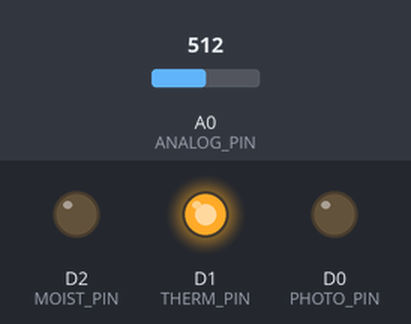
Recording of a sketch running on a simulated ESP8266 (NodeMCU). On the bench: output pins drawn as LEDs (lit = HIGH). Inputs (shaded band) come from the test bench; at power-on: A0 (ANALOG_PIN) = 512. WiFi joins after 1.5 s; servers stay silent unless stated; uploads are accepted with an empty reply; what the sketch prints to the serial monitor is not drawn.

Above: at 1.52 s.
At 1.62 s:
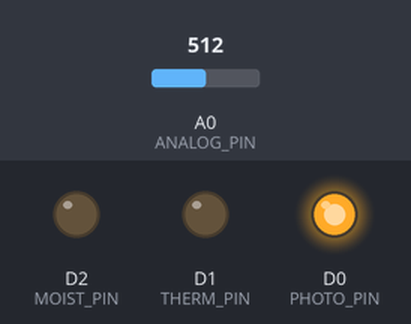
At 11.8 s:
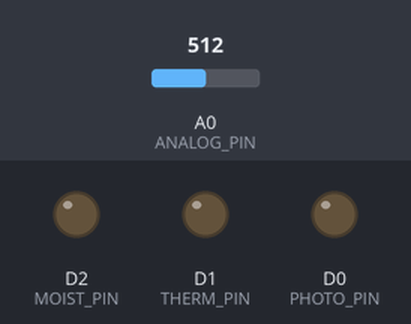
At 22.17 s:
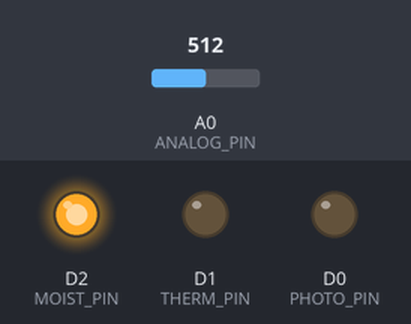
Timing chart, 0 to 28.1 s (numbered marks = the images above):
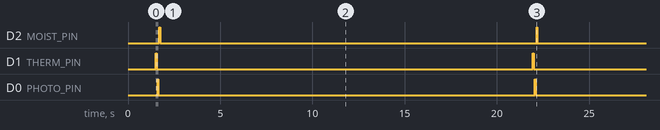

Measured:
- by itself, D2 (MOIST_PIN), D1 (THERM_PIN), D0 (PHOTO_PIN): alternates HIGH for 0.05 s and LOW for 20.4 s
- by itself, everything shown: repeats every 20.5 s, in 4 steps

The sketch:

WaterPlants.ino
```cpp
/*
    This sketch establishes a TCP connection to a firebase exchange service.
    It sends a sensor data as a string and expects back an integer for minutes to water
    (if it is less than or equal to 0, dont water)
*/

#ifndef STASSID
#define STASSID "008BE4"
#define STAPSK  "6BULACC393199"
#endif

#include <Arduino.h>
#include <ESP8266WiFi.h>
#include <ESP8266HTTPClient.h>
#include <WiFiClientSecureBearSSL.h>

const int ANALOG_PIN = A0; // The only analog pin on the Thing
const int MOIST_PIN = D2; // Digital pin to be read
const int THERM_PIN = D1; // Digital pin to be read
const int PHOTO_PIN = D0; // Digital pin to be read

void setup() {

  initHardware();
  Serial.println(F("\n\r* * * ESP BOOT * * *"));
  Serial.println(F("WiFi begin!"));
  WiFi.mode(WIFI_STA);
  WiFi.begin(STASSID, STAPSK);

  while (WiFi.status() != WL_CONNECTED) {
    delay(500);
    Serial.print(".");
  }

  Serial.println(F("\n\rWiFi connected!"));
}

void test() {
  std::unique_ptr<BearSSL::WiFiClientSecure>client(new BearSSL::WiFiClientSecure);
  client->setInsecure();
  HTTPClient https;

  if (https.begin(*client, "http://httpbin.org/post")) {  // HTTPS //"https://us-central1-garden-alpha.cloudfunctions.net/exchange"
    Serial.println("[HTTPS] POST...");
    https.addHeader("Content-Type", "text/plain");

    String package = create_package();
    Serial.println(package);
    int httpCode = https.POST(package);

    // httpCode will be negative on error
    if (httpCode > 0) {
      // HTTP header has been send and Server response header has been handled
      Serial.printf("[HTTPS] POST... code: %d\n", httpCode);
      // file found at server?
      if (httpCode == HTTP_CODE_OK) {
        String payload = https.getString();
        Serial.println(String("[HTTPS] Received payload: ") + payload);
      }
    } else {
      Serial.printf("[HTTPS] POST... failed, error: %s\n\r", https.errorToString(httpCode).c_str());
    }

    https.end();
  } else {
    Serial.printf("[HTTPS] Unable to connect\n\r");
  }
}
void initHardware()
{
  Serial.begin(115200);
  pinMode(THERM_PIN, OUTPUT);
  pinMode(PHOTO_PIN, OUTPUT);
  pinMode(MOIST_PIN, OUTPUT);
  // Don't need to set ANALOG_PIN as input,
  // that's all it can be.
}
String create_package(){

  String s = "{";

  digitalWrite(THERM_PIN, HIGH);
  delay(50);
  s += "\"therm\":";
  s += String(get_resistance());
  s += ",";
  digitalWrite(THERM_PIN, LOW);
  delay(50);

  digitalWrite(PHOTO_PIN, HIGH);
  delay(50);
  s += "\"photo\":";
  s += String(get_linear_photo(get_resistance(), 60.0,1.0));
  s += ",";
  digitalWrite(PHOTO_PIN, LOW);
  delay(50);

  digitalWrite(MOIST_PIN, HIGH);
  delay(50);
  s += "\"moist\":";
  s += String(get_resistance());
  digitalWrite(MOIST_PIN, LOW);


  s+="}";
  return s;
}

//returns resistance of sensor in units of k-ohm
float get_resistance(){

  return 10.0*(1024.0/analogRead(ANALOG_PIN)-1);

}

//max and min resistance are calibration points. They are values we see at very bright and very dark
float get_linear_photo(float photo_resistance, float max_resistance, float min_resistance){
  float b = log(max_resistance);
  float m = log(min_resistance/max_resistance)/100;

  return (log(photo_resistance)-b)/m;
}

float get_linear_therm(float therm_resistance, float ref1, float temp1, float ref2, float temp2){
  float m = (temp2 - temp1) / (ref2 - ref1);
  float b = temp2 - m*ref1;

  return m*therm_resistance + b;
}

void loop() {
  test();
  delay(20000);
}
```
